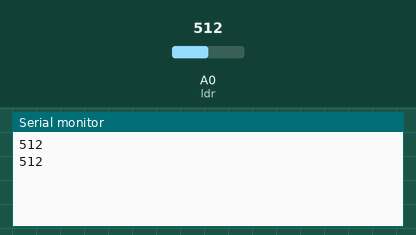
Simulated run of this sketch. Board: Arduino Uno, built with avr-gcc and run on an emulated ATmega328P. Parts: the last lines printed to the serial monitor. The inputs (shaded band) are chosen by the test bench; at power-on: A0 (ldr) = 512.

Above: at 4.8 s.
4.9 s: A0 (ldr) set to 390
At 7.0 s:
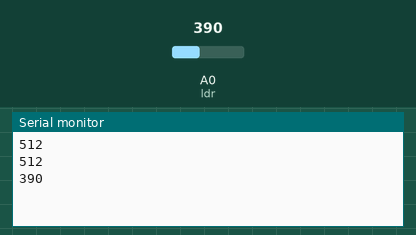
7.9 s: A0 (ldr) set to 410
At 8.5 s:
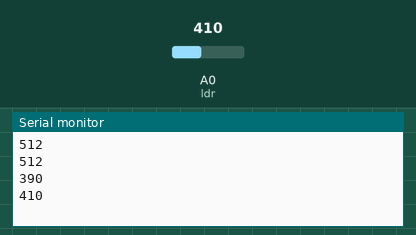
Timing chart, 0 to 10.9 s (numbered marks = the images above; inputs shaded):
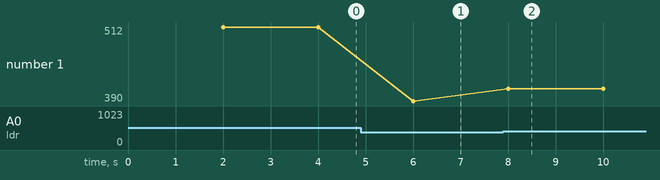

Measured:
- after the input at 4.9 s, the serial monitor: prints a new line after 1.1 s (image 1)
- after the input at 7.9 s, the serial monitor: prints a new line after 0.10 s (image 2)
- plotted number 1: 512 → 390 after the input at 4.9 s, 390 → 410 after the input at 7.9 s

The sketch:

code002.ino
```cpp
//This code exaplins the working of LDR sensor.
//Shows light intensity data on Serial monitor
//Based on values of light intensity, we can identify easily the desk/window/door has to be cleaned or not

#define ldr A0//analog pin A0
#define buzzer 13

void setup() {
  Serial.begin(9600);
  pinMode(ldr, INPUT);
}

void loop() {
  // Wait a few seconds between measurements.
  delay(2000);
  int reading = analogRead(ldr); //analog reading has the range 0-1023
  Serial.println(reading);
  if (reading < 400) {
    digitalWrite(buzzer, HIGH);
  }
  else {
    digitalWrite(buzzer, LOW);
  }
}
```
